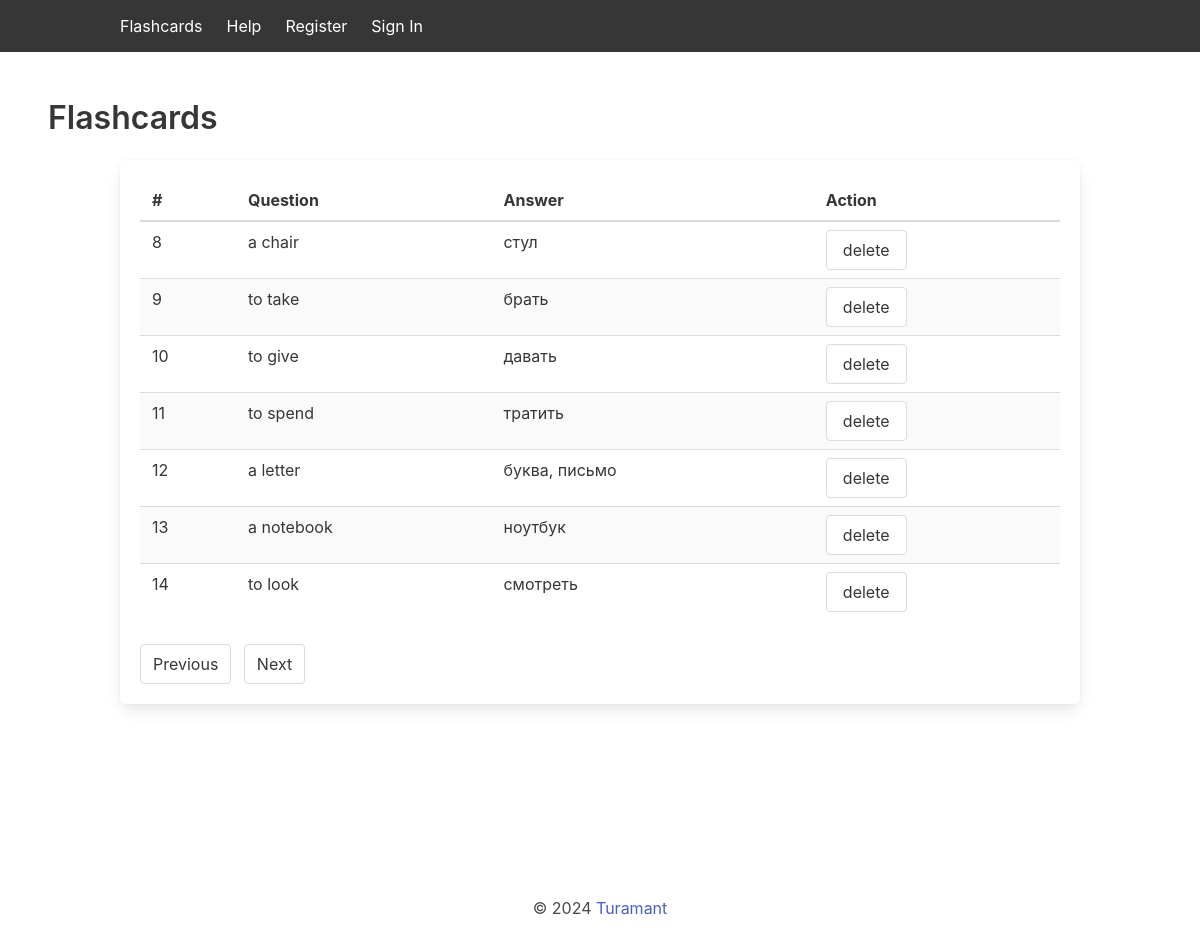
Screenshot of /?page=2 with the database file from the repository.
### app/models.py (models this page shows)
class Flashcard(db.Model):
    id = db.Column(db.Integer, primary_key=True)
    question = db.Column(db.String(128), nullable=False)
    answer = db.Column(db.String(128), nullable=False)

### app/main/routes.py (the view)
@bp.route('/')
def index():
    page = request.args.get('page', 1, type=int)
    per_page = 7
    pagination = Flashcard.query.paginate(page=page, per_page=per_page)
    flashcards = pagination.items
    if current_user.is_authenticated:
        return render_template('main/index.html',
                               username=current_user.username,
                               flashcards=flashcards,
                               pagination=pagination)
    else:
        return render_template('main/index.html',
                               username=None,
                               flashcards=flashcards,
                               pagination=pagination)

### app/templates/main/index.html (shortened to what this page needs)
{% extends 'base.html' %}
{% block content %}
<section class="section custom-container">
    <h2 class="title">Flashcards</h2>
    <div class="container">
        <div class="box">
            <table class="table is-striped is-hoverable is-fullwidth">
                <thead>
                    <tr>
                        <th>#</th>
                        <th>Question</th>
                        <th>Answer</th>
                        <th>Action</th>
                    </tr>
                </thead>
                <tbody>
                    {% for card in flashcards %}
                    <tr id="word_{{ card.id }}">
                        <td>{{ loop.index + (pagination.page - 1) * pagination.per_page }}</td>
                        <td>{{ card.question }}</td>
                        <td>{{ card.answer }}</td>
                        <td>
                            <button onclick="deleteWord({{ card.id }})" class="button delete-word-btn">delete</button>
                        </td>
                    </tr>
                    {% endfor %}
                </tbody>
            </table>
            <nav class="pagination is-centered" role="navigation" aria-label="pagination">
                <div class="pagination-previous-next">
                    {% if pagination.has_prev %}
                    <a href="{{ url_for('main.index', page=pagination.prev_num) }}" class="pagination-previous">Previous</a>
                    {% endif %}
                    {% if pagination.has_next %}
                    <a href="{{ url_for('main.index', page=pagination.next_num) }}" class="pagination-next">Next</a>
                    {% endif %}
                </div>
            </nav>
        </div>
    </div>
</section>
{% endblock %}

### app/static/css/styles.css (style rules this page uses)
.delete-word-btn { position: relative; transition: all 0.3s ease; }

### rows the page displays
Flashcard: question "a chair", answer "стул"
Flashcard: question "to take", answer "брать"
Flashcard: question "to give", answer "давать"
Flashcard: question "to spend", answer "тратить"
Flashcard: question "a letter", answer "буква, письмо"
Flashcard: question "a notebook", answer "ноутбук"
Flashcard: question "to look", answer "смотреть"
